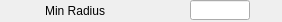
   <widget class="caFrame" name="caFrame_2">
    <property name="geometry">
     <rect>
      <x>400</x>
      <y>140</y>
      <width>282</width>
      <height>22</height>
     </rect>
    </property>
    <widget class="caLabel" name="caLabel_2">
     <property name="geometry">
      <rect>
       <x>-45</x>
       <y>0</y>
       <width>150</width>
       <height>21</height>
      </rect>
     </property>
     <property name="frameShape">
      <enum>QFrame::NoFrame</enum>
     </property>
     <property name="text">
      <string>Min Radius</string>
     </property>
     <property name="alignment">
      <set>Qt::AlignAbsolute|Qt::AlignRight|Qt::AlignTrailing|Qt::AlignVCenter</set>
     </property>
     <property name="fontScaleMode">
      <enum>ESimpleLabel::WidthAndHeight</enum>
     </property>
     <property name="foreground">
      <color>
       <red>0</red>
       <green>0</green>
       <blue>0</blue>
      </color>
     </property>
     <property name="background">
      <color alpha="0">
       <red>0</red>
       <green>0</green>
       <blue>0</blue>
      </color>
     </property>
    </widget>
    <widget class="caTextEntry" name="caTextEntry_1">
     <property name="geometry">
      <rect>
       <x>190</x>
       <y>0</y>
       <width>60</width>
       <height>20</height>
      </rect>
     </property>
     <property name="channel" stdset="0">
      <string notr="true">$(P)$(R)MinRadius</string>
     </property>
     <property name="foreground">
      <color>
       <red>0</red>
       <green>0</green>
       <blue>0</blue>
      </color>
     </property>
     <property name="background">
      <color>
       <red>115</red>
       <green>223</green>
       <blue>255</blue>
      </color>
     </property>
     <property name="colorMode">
      <enum>caLineEdit::Static</enum>
     </property>
     <property name="precisionMode">
      <enum>caLineEdit::Channel</enum>
     </property>
     <property name="limitsMode">
      <enum>caLineEdit::Channel</enum>
     </property>
     <property name="maxValue">
      <double>1.000000000000000</double>
     </property>
     <property name="minValue">
      <double>0.000000000000000</double>
     </property>
     <property name="fontScaleMode" stdset="0">
      <enum>caLineEdit::WidthAndHeight</enum>
     </property>
     <property name="formatType">
      <enum>caLineEdit::decimal</enum>
     </property>
    </widget>
    <widget class="caLineEdit" name="caLineEdit_1">
     <property name="geometry">
      <rect>
       <x>300</x>
       <y>1</y>
       <width>60</width>
       <height>18</height>
      </rect>
     </property>
     <property name="alignment">
      <set>Qt::AlignAbsolute|Qt::AlignLeading|Qt::AlignLeft|Qt::AlignVCenter</set>
     </property>
     <property name="channel" stdset="0">
      <string notr="true">$(P)$(R)KernelHeight_RBV</string>
     </property>
     <property name="foreground">
      <color>
       <red>10</red>
       <green>0</green>
       <blue>184</blue>
      </color>
     </property>
     <property name="background">
      <color>
       <red>187</red>
       <green>187</green>
       <blue>187</blue>
      </color>
     </property>
     <property name="colorMode">
      <enum>caLineEdit::Static</enum>
     </property>
     <property name="precisionMode">
      <enum>caLineEdit::Channel</enum>
     </property>
     <property name="limitsMode">
      <enum>caLineEdit::Channel</enum>
     </property>
     <property name="maxValue">
      <double>1.000000000000000</double>
     </property>
     <property name="minValue">
      <double>0.000000000000000</double>
     </property>
     <property name="fontScaleMode" stdset="0">
      <enum>caLineEdit::WidthAndHeight</enum>
     </property>
     <property name="formatType">
      <enum>caLineEdit::decimal</enum>
     </property>
    </widget>
   </widget>
